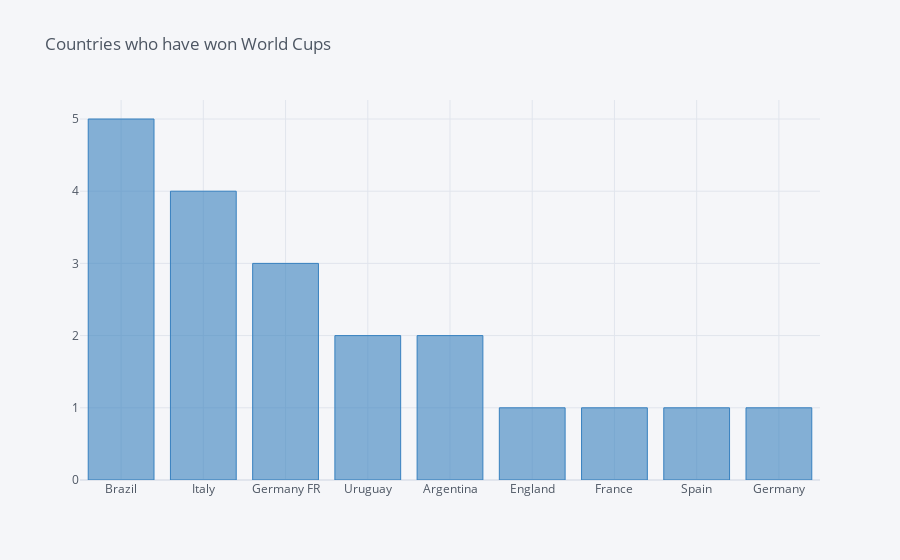

Notebook code for this chart:
### Code cell
import pandas as pd
import cufflinks as cf
from plotly.offline import init_notebook_mode

init_notebook_mode(connected=True)
cf.go_offline()

data_countries = pd.DataFrame({
    'Country': ['Brazil', 'Italy', 'Germany FR', 'Uruguay', 'Argentina', 'England', 'France', 'Spain', 'Germany'],
    'Winner': [5, 4, 3, 2, 2, 1, 1, 1, 1]
})

data_countries.iplot(kind='bar', x='Country', y='Winner', title='Countries who have won World Cups', color='blue')

### Figure 1 — Plotly figure (JSON) as saved in the notebook; plotly's stock layout.template omitted (floating-point values rounded to 4 significant figures)
{"data": [{"marker": {"color": "rgba(55, 128, 191, 0.6)", "line": {"color": "rgba(55, 128, 191, 1.0)", "width": 1}}, "name": "Winner", "orientation": "v", "text": "", "type": "bar", "x": ["Brazil", "Italy", "Germany FR", "Uruguay", "Argentina", "England", "France", "Spain", "Germany"], "y": [5, 4, 3, 2, 2, 1, 1, 1, 1]}], "layout": {"autosize": true, "dragmode": "zoom", "legend": {"bgcolor": "#F5F6F9", "font": {"color": "#4D5663"}}, "paper_bgcolor": "#F5F6F9", "plot_bgcolor": "#F5F6F9", "title": {"font": {"color": "#4D5663"}, "text": "Countries who have won World Cups"}, "xaxis": {"autorange": true, "gridcolor": "#E1E5ED", "range": [-0.5, 8.5], "showgrid": true, "tickfont": {"color": "#4D5663"}, "title": {"font": {"color": "#4D5663"}, "text": ""}, "type": "category", "zerolinecolor": "#E1E5ED"}, "yaxis": {"autorange": true, "gridcolor": "#E1E5ED", "range": [0, 5.263], "showgrid": true, "tickfont": {"color": "#4D5663"}, "title": {"font": {"color": "#4D5663"}, "text": ""}, "type": "linear", "zerolinecolor": "#E1E5ED"}}}
